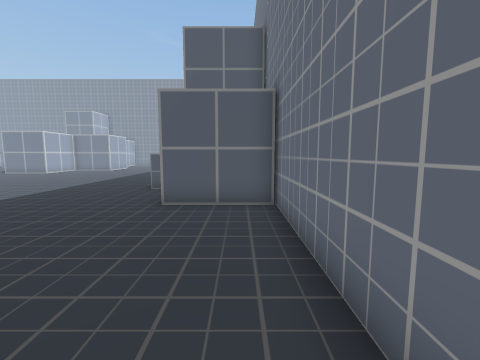
view 1 (above)

20 first-person views from a walk through a 3-D level made in the Unity game engine. The camera is 1.4 m above the floor, tilts 6° down and sees 90° across. The floor is counted in squares, 1 m on a side. Each view is taken from the middle of a square. On the plan, view 1 faces up. The plan holds only what a view shows up to about 13 squares ahead; the rest is blank. The place goes on beyond the plan. The player character is not drawn.

view 2
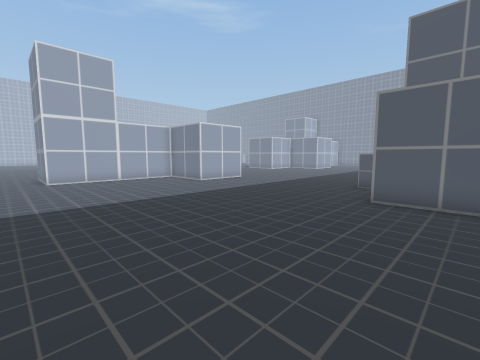

view 3
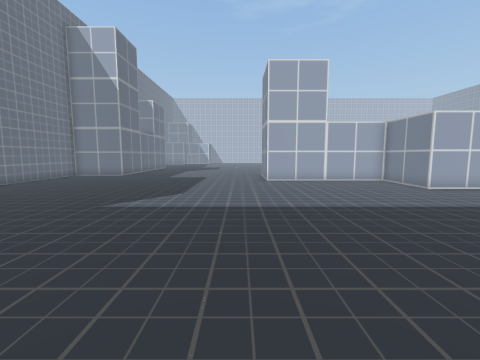

view 4
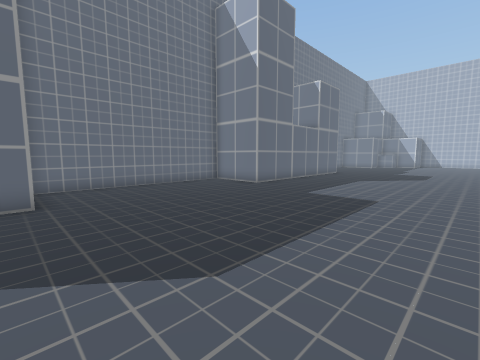

view 5
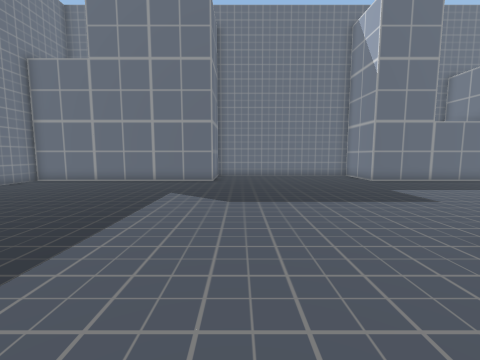

view 6
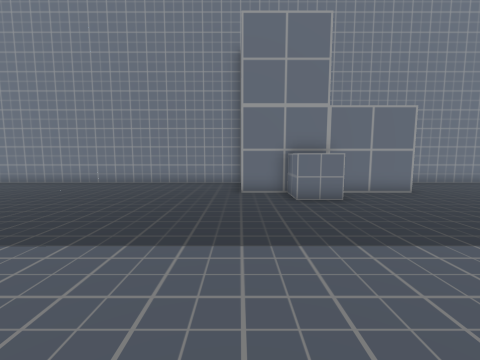

view 7
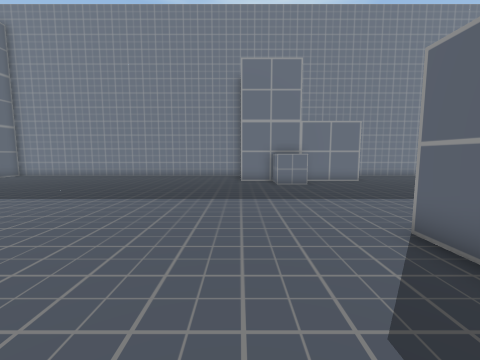

view 8
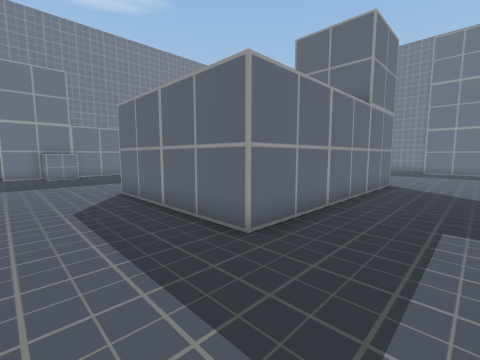

view 9
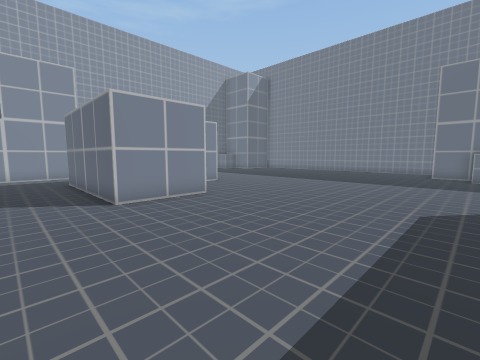

view 10
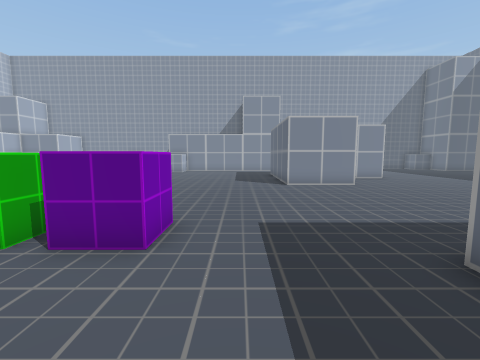

view 11
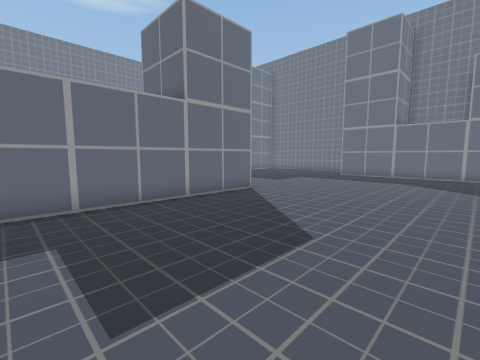

view 12
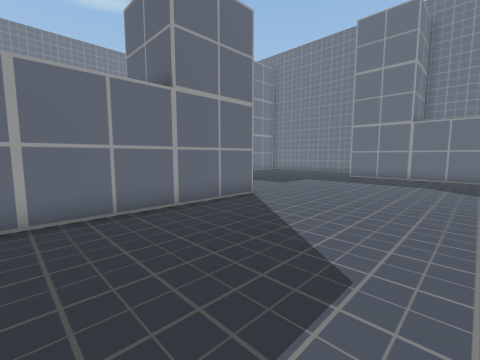

view 13
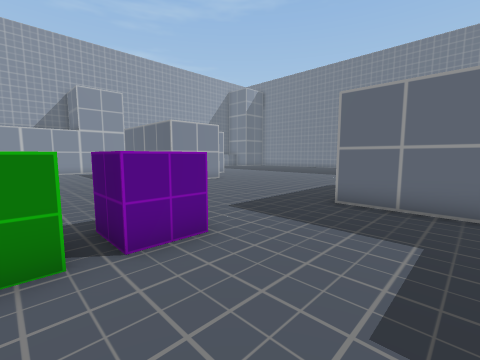

view 14
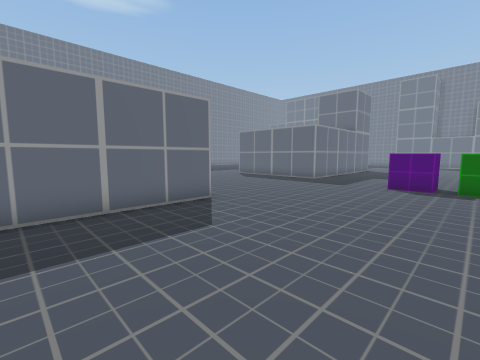

view 15
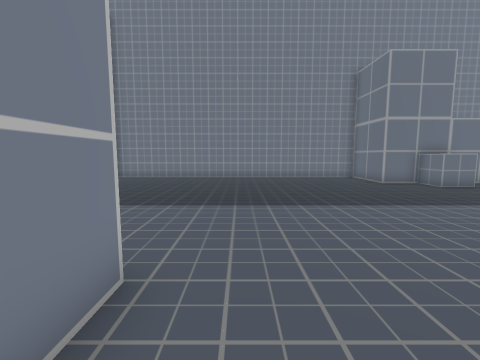

view 16
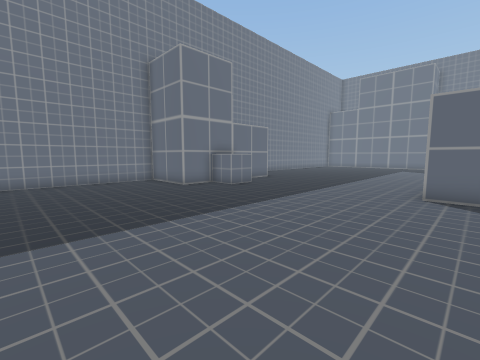

view 17
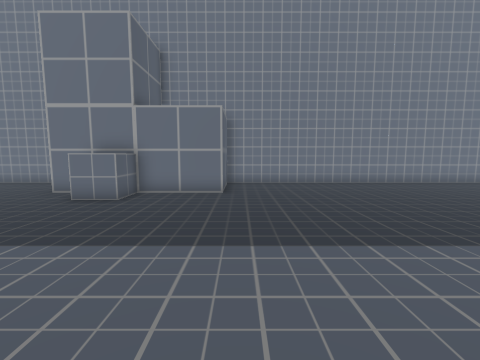

view 18
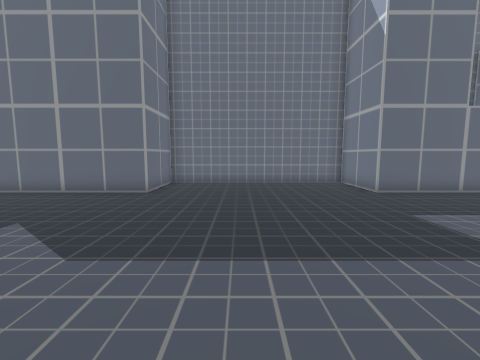

view 19
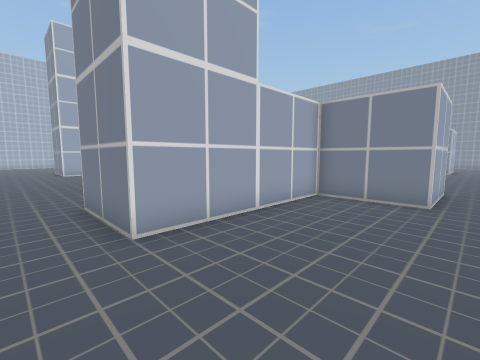

view 20
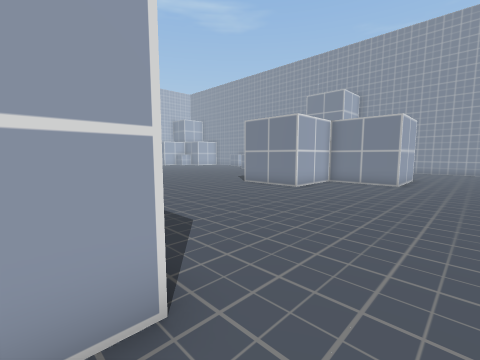

### Floor plan
Points are (right, up) in squares from view 1. A wall is a line through its corners. A room is listed if a view was taken in it or the views show most of it. See-through windows are left out.
Room 1 (views 1, 2, 3, 4, 5, 6, 7, 8, 9, 10, 11, 12, 13, 14, 15, 16, 17, 18, 19, 20)
walls: (-10.8, 6.6) (-14, 6.6) (-14, 0.5) (-17.1, 0.5) (-17.1, 9.9) (-10.8, 9.9) (-10.8, 6.6); (1, 6.6) (-2.2, 6.6) (-2.2, 12.9) (0.5, 12.9); (1, 12.9) (1, 23.5); (-11.5, 23.5) (-11.5, 21.3) (-14.6, 21.3) (-14.6, 18.1) (-17.8, 18.1) (-17.8, 23.5); (-24.1, -8.9) (-17.1, -8.9) (-17.1, -12.1) (-8.6, -12.1) (-8.6, -8.9) (1, -8.9) (1, 7.1)
objects: other object (-24, 11) to (-24, 12); other object (-23, 11) to (-22, 12); other object (-4, 10) to (-3, 11)

Where each view was taken, in squares from view 1:
view 1: 0 up, 0 right, facing up
view 2: 1 down, 0 right, facing up-left
view 3: 1 down, 1 left, facing left
view 4: 1 down, 8 left, facing down-left
view 5: 4 up, 10 left, facing down
view 6: 13 up, 11 left, facing right
view 7: 13 up, 15 left, facing right
view 8: 13 up, 20 left, facing down-right
view 9: 11 up, 20 left, facing up-right
view 10: 7 up, 20 left, facing up
view 11: 8 up, 24 left, facing down-right
view 12: 7 up, 23 left, facing down-right
view 13: 7 up, 24 left, facing up-right
view 14: 23 up, 24 left, facing down-right
view 15: 20 up, 14 left, facing right
view 16: 19 up, 12 left, facing down-right
view 17: 6 up, 11 left, facing right
view 18: 0 up, 12 left, facing down
view 19: 1 down, 10 left, facing up-left
view 20: 9 up, 9 left, facing up-left
